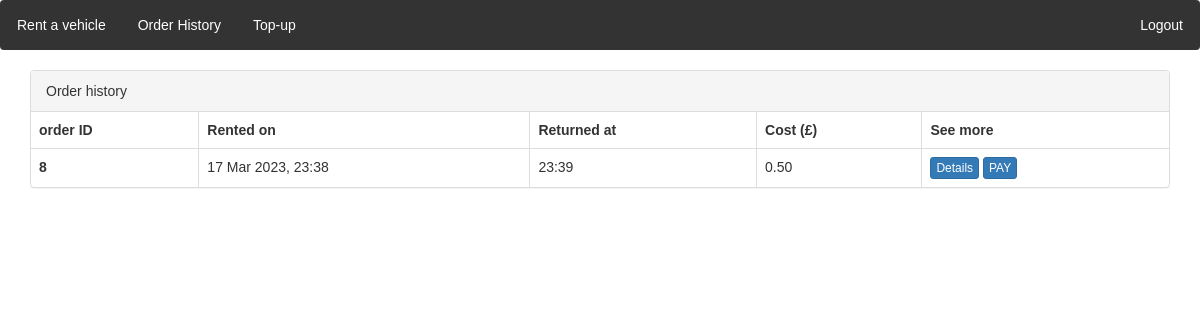
The app's page /order_history/ (signed in) with its own data.
### locations/models.py (models this page shows)
class Order(models.Model):
    customer = models.ForeignKey(CustomUser, on_delete=models.CASCADE)
    vehicle = models.ForeignKey(Vehicle, on_delete=models.CASCADE)
    initial_time = models.DateTimeField(auto_now_add=True)
    cost = models.DecimalField(max_digits=6, decimal_places=2, null = True, default=None)
    final_time = models.DateTimeField(null = True)
    initial_location = models.ForeignKey(Location, on_delete=models.CASCADE, null=False, related_name='start')
    final_location = models.ForeignKey(Location, on_delete=models.CASCADE, null=True, related_name='end')
    is_paid = models.BooleanField(default=False)

### locations/views.py (the view)
# urls.py: path('order_history/', views.order_history,name='order_history'),
def order_history(request):
    if request.user is None or not request.user.is_authenticated:
        return redirect("/accounts/login")
    username = request.user.username
    logged_customer = CustomUser.objects.get(user=User.objects.get(username=username))
    queryset = models.Order.objects.filter(customer=logged_customer).order_by('id').reverse()
    return render(request, 'locations/order_history.html', {'queryset': queryset})

### locations/context_processors.py (called while the page is built)
def message_processor(request):
    if not request.user.username:
         return {
        'unreturned' : None
    }
    username = request.user.username
    logged_user  = CustomUser.objects.get(user = User.objects.get(username = username))
    unreturned_order = Order.objects.filter(customer = logged_user, final_time = None).first()
    return {
        'unreturned' : unreturned_order
    }

### templates/locations/order_history.html (shortened to what this page needs)
{% extends "locations/base.html" %}
{% load static %}
{% block extrahead %}
<link rel="stylesheet" type="text/css" href="{% static 'css/order.css' %}">
{% endblock %}
{% block content %}
  <div class="container">
    <div class="panel panel-default">
      <div class="panel-heading"> Order history</div>
      <table class="table table-bordered">
        <thead>
          <tr>
            <th>order ID</th>
            <th> Rented on</th>
            <th> Returned at</th>
            <th> Cost (£) </th>
            <th> See more</th>
          </tr>
        </thead>
        <tbody>
        {% for obj in queryset %}
          <tr>
            <th>{{obj.id}}</th>
            <td>{{ obj.initial_time|date:"d M Y, H:i" }}</td>
            <td>{{ obj.final_time|date:"H:i" }}</td>
            {% if obj.is_paid %}
            <td class="cost"> {{ obj.cost}} </td>
            {% else %}
            <td> {{ obj.cost}} </td>
            {% endif %}
            <td>
              <a class="btn btn-primary btn-xs" href="/order_history/{{obj.id}}/details/"> Details</a>
              {% if obj.is_paid %}
              {% else %}
              <a class="btn btn-primary btn-xs" href="/order_history/{{obj.id}}/payment/"> PAY </a>
              {% endif %}
            </td>
          </tr>
        {% endfor %}
        </tbody>
      </table>
    </div>
  </div>
{% endblock %}

### static/css/navbar.css (style rules this page uses)
* { margin: 0; padding: 0; box-sizing: border-box; }
body { font-family: Arial, sans-serif; }

### records on screen
Order: id "8", initial_time "17 Mar 2023, 23:38", final_time "23:39", cost "0.50"
